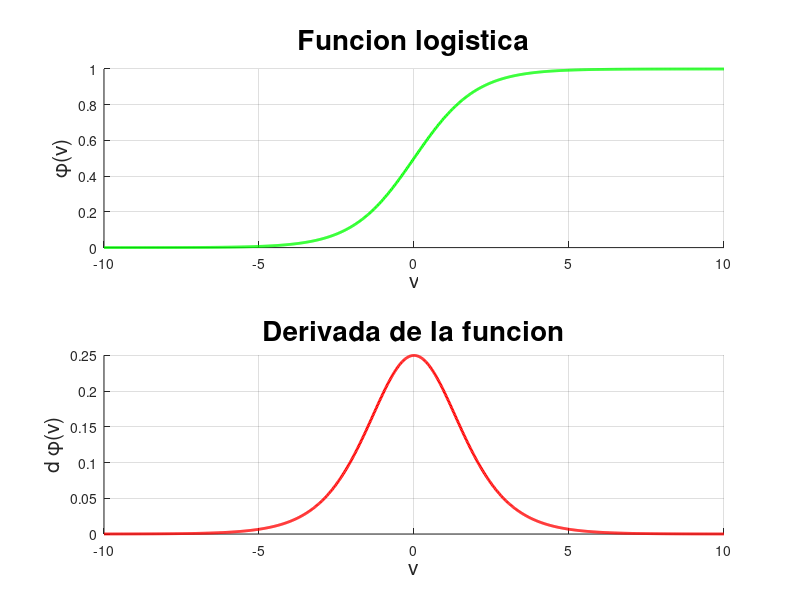

Here is the MATLAB script that generated this plot:
% Ian Mu;oz Nu;ez - Funcion 'Logistica'

close all
clear
clc

v = linspace(-10, 10, 1000); % Variable independiente

a = 1; % Parametro que determina la pendiente de la funcion sigmoidal
y = 1./(1 + exp(-a*v)); % Funcion o variable dependiente
dy = a*y.*(1-y); % Derivada de la funcion

figure(1)

subplot(2,1,1)
hold on
grid on

plot(v, y, 'g-', 'LineWidth', 2)
title("Funcion logistica", 'FontSize', 20)
xlabel('v', 'FontSize', 15)
ylabel('\phi(v)', 'FontSize', 15)

subplot(2,1,2)
hold on
grid on

plot(v, dy, 'r-', 'LineWidth', 2)
title("Derivada de la funcion", 'FontSize', 20)
xlabel('v', 'FontSize', 15)
ylabel('d \phi(v)', 'FontSize', 15)

